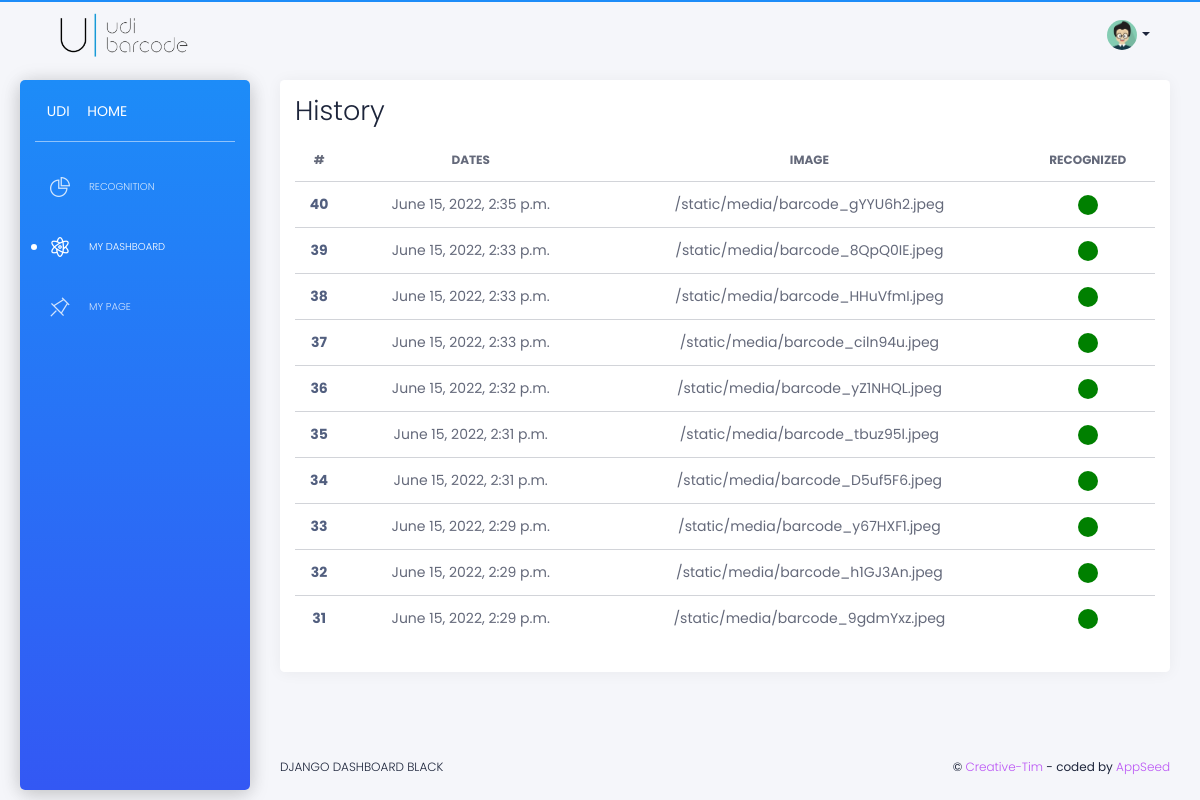
Page /dashboard/ (signed in) on the earlier database version.
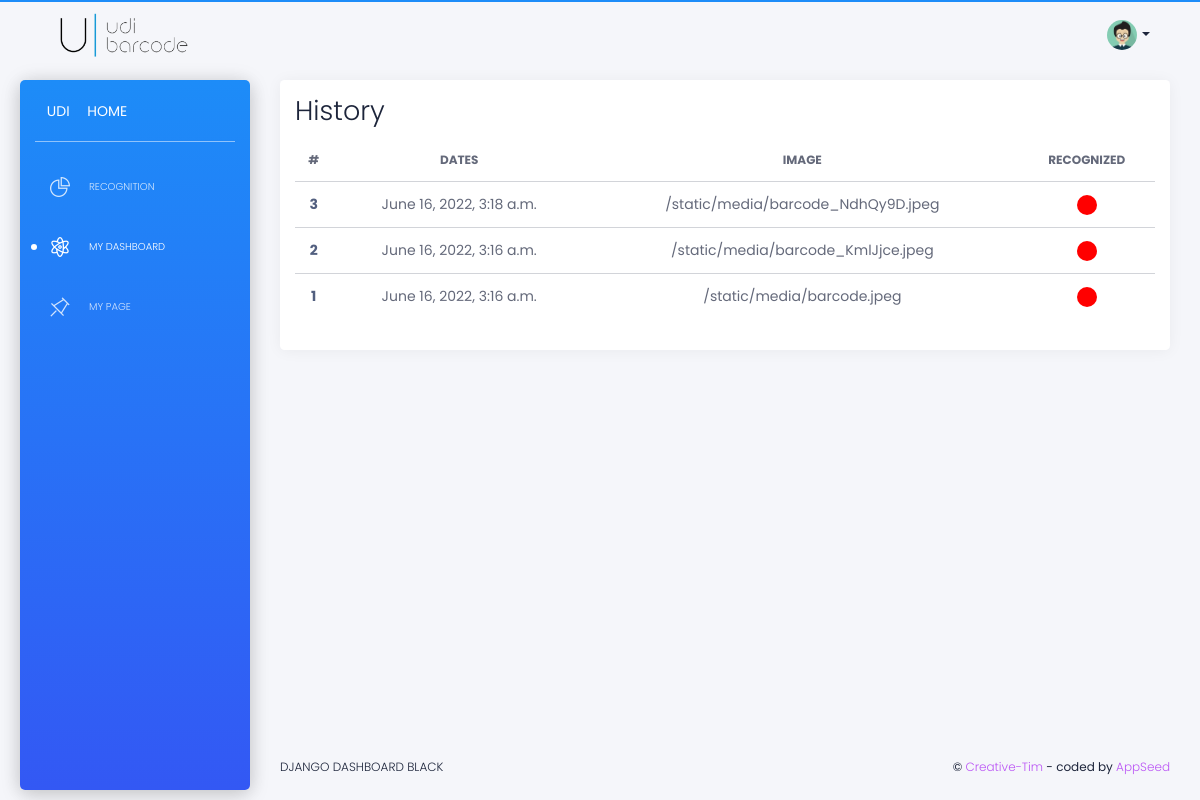
Same page on the later database version.
### barcode_server/models.py (models this page shows)
class Result(models.Model):
    user = models.ForeignKey(User, on_delete=models.DO_NOTHING)
    dates = models.DateTimeField(auto_now_add=True)
    recognized = models.BooleanField(default=False)
    udi = models.CharField(max_length=300, default="NOT FOUND")
    img_path = models.CharField(max_length=300, null=True)

### barcode_server/views.py (the view)
# urls.py: path('dashboard/', dashboard, name='dashboard'),
@login_required(login_url="/login/")
def dashboard(request):
    results = Result.objects.filter(user_id = request.user.id).all().order_by('-dates')[:10]
    context = {'segment': 'dashboard', "results" : results}
    return render(request, 'home/dashboard.html', context)

### templates/home/dashboard.html (shortened to what this page needs)
{% extends "layouts/base.html" %}
{% block content %}
<div class="row">
  <div class="col-md-12">
      <div class="card card-profile">
          <div class="card-body">
              <h2 class="card-title">
                History
              </h2>
              <table class="table">
                <thead>
                  <tr>
                    <th class = "table-title" scope="col">#</th>
                    <th class = "table-title" scope="col">dates</th>
                    <th class = "table-title" scope="col">image</th>
                    <th class = "table-title" scope="col">recognized</th>
                  </tr>
                </thead>
                <tbody>
                    {% for result in results %}
                        <tr class = "data-class" data-toggle="modal" data-target="#myModal"
                            data-src="{{result.img_path}}"
                            data-result="{{result.recognized}}"
                            data-udi="{{result.udi}}">
                          <th scope="row">{{result.id}}</th>
                          <td class = "table-rows" >{{result.dates}}</td>
                          <td class = "table-rows" >{{result.img_path}}</td>
                            {% if result.recognized %}
                            <td class = "table-rows" >
                                <div class="result-success rounded-circle">
                                </div>
                            </td>
                            {% else %}
                            <td class = "table-rows" >
                                <div class="result-fail rounded-circle">
                                </div>
                            </td>
                            {% endif %}
                        </tr>
                    {% endfor %}
                </tbody>
              </table>
          </div>
      </div>
  </div>
</div>
{% endblock content %}

### templates/layouts/base.html (shortened to what this page needs)
<!DOCTYPE html>
<html lang="en">
<head>
  <link href="https://use.fontawesome.com/releases/v5.0.6/css/all.css" rel="stylesheet">
  <link href="/static/assets/css/nucleo-icons.css" rel="stylesheet" />
  <link href="/static/assets/css/black-dashboard.css?v=1.0.0" rel="stylesheet" />
  <link href="/static/assets/demo/demo.css" rel="stylesheet" />
  <link href="/static/assets/css/logo.css" rel="stylesheet" />
</head>
<body class="white-content">
  <div class="wrapper">
    {% if request.user.is_authenticated %}
      {% include 'includes/sidebar.html' %}
    {% endif %}
    <div class="main-panel" data="blue">
      {% include 'includes/navigation.html' %}
      <div class="content">
        {% block content %}{% endblock content %}
      </div>
      {% include 'includes/footer.html' %}
    </div>
  </div>
</body>
</html>

### templates/includes/sidebar.html
    <div class="sidebar" data = "blue">
      <div class="sidebar-wrapper">
        <div class="logo">
          <a href="/" class="simple-text logo-mini">
            UDI
          </a>
          <a href="/" class="simple-text logo-normal">
            Home
          </a>
        </div>
        <ul class="nav">
        {% if request.user.is_authenticated %}
          <li class="{% if 'index' in segment %} active {% endif %}">
            <a href="/">
              <i class="tim-icons icon-chart-pie-36"></i>
              <p>Recognition</p>
            </a>
          </li>
          <li class="{% if 'dashboard' in segment %} active {% endif %}">
            <a href="/dashboard">
              <i class="tim-icons icon-atom"></i>
              <p>My Dashboard</p>
            </a>
          </li>
          <li class="{% if 'user' in segment %} active {% endif %}">
            <a href="/user">
              <i class="tim-icons icon-pin"></i>
              <p>My Page</p>
            </a>
          </li>
          {% endif %}
        </ul>
      </div>
    </div>

### templates/includes/navigation.html (shortened to what this page needs)
      <nav class="navbar navbar-expand-lg navbar-absolute navbar-transparent">
        <div class="container-fluid">
          <div class="navbar-wrapper">
            <a class="navbar-brand" href="javascript:void(0)">
              <img class = "logo-img" id = "logo-img" src="/static/logo.png" alt="Profile Photo">
            </a>
          </div>
          <div class="collapse navbar-collapse" id="navigation">
            <ul class="navbar-nav ml-auto">
              {% if request.user.is_authenticated %}
              <li class="dropdown nav-item">
                <a href="#" class="dropdown-toggle nav-link" data-toggle="dropdown">
                  <div class="photo">
                    <img src="/static/assets/img/anime3.png" alt="Profile Photo">
                  </div>
                  <b class="caret d-none d-lg-block d-xl-block"></b>
                </a>
              </li>
              {% endif %}
            </ul>
          </div>
        </div>
      </nav>

### templates/includes/footer.html
      <footer class="footer">
        <div class="container-fluid">
          <ul class="nav">
            <li class="nav-item">
              <a target="_blank" rel="noopener noreferrer"
                 href="https://appseed.us/admin-dashboards/django-dashboard-black" class="nav-link">
                Django Dashboard Black
              </a>
            </li>
          </ul>
          <div class="copyright">
            &copy; <a target="_blank" rel="sponsored noopener noreferrer"
                      href="https://bit.ly/3fKQZaL">Creative-Tim</a>
            - coded by <a target="_blank" rel="noopener noreferrer" href="https://appseed.us">AppSeed</a>
          </div>
        </div>
      </footer>

### static/assets/css/logo.css (style rules this page uses)
#logo-img { width: 28%; }

Differences in the rows shown:
removed Result: id "40", dates "June 15, 2022, 2:35 p.m.", img_path "/static/media/barcode_gYYU6h2.jpeg", recognized True (drawn)
removed Result: id "39", dates "June 15, 2022, 2:33 p.m.", img_path "/static/media/barcode_8QpQ0IE.jpeg", recognized True (drawn)
removed Result: id "38", dates "June 15, 2022, 2:33 p.m.", img_path "/static/media/barcode_HHuVfmI.jpeg", recognized True (drawn)
removed Result: id "37", dates "June 15, 2022, 2:33 p.m.", img_path "/static/media/barcode_ciln94u.jpeg", recognized True (drawn)
removed Result: id "36", dates "June 15, 2022, 2:32 p.m.", img_path "/static/media/barcode_yZ1NHQL.jpeg", recognized True (drawn)
removed Result: id "35", dates "June 15, 2022, 2:31 p.m.", img_path "/static/media/barcode_tbuz95l.jpeg", recognized True (drawn)
removed Result: id "34", dates "June 15, 2022, 2:31 p.m.", img_path "/static/media/barcode_D5uf5F6.jpeg", recognized True (drawn)
removed Result: id "33", dates "June 15, 2022, 2:29 p.m.", img_path "/static/media/barcode_y67HXF1.jpeg", recognized True (drawn)
removed Result: id "32", dates "June 15, 2022, 2:29 p.m.", img_path "/static/media/barcode_h1GJ3An.jpeg", recognized True (drawn)
removed Result: id "31", dates "June 15, 2022, 2:29 p.m.", img_path "/static/media/barcode_9gdmYxz.jpeg", recognized True (drawn)
now on this page (row edited): Result: id "3", dates "June 16, 2022, 3:18 a.m.", img_path "/static/media/barcode_NdhQy9D.jpeg", recognized False (drawn)
now on this page (row edited): Result: id "2", dates "June 16, 2022, 3:16 a.m.", img_path "/static/media/barcode_KmlJjce.jpeg", recognized False (drawn)
now on this page (row edited): Result: id "1", dates "June 16, 2022, 3:16 a.m.", img_path "/static/media/barcode.jpeg", recognized False (drawn)
